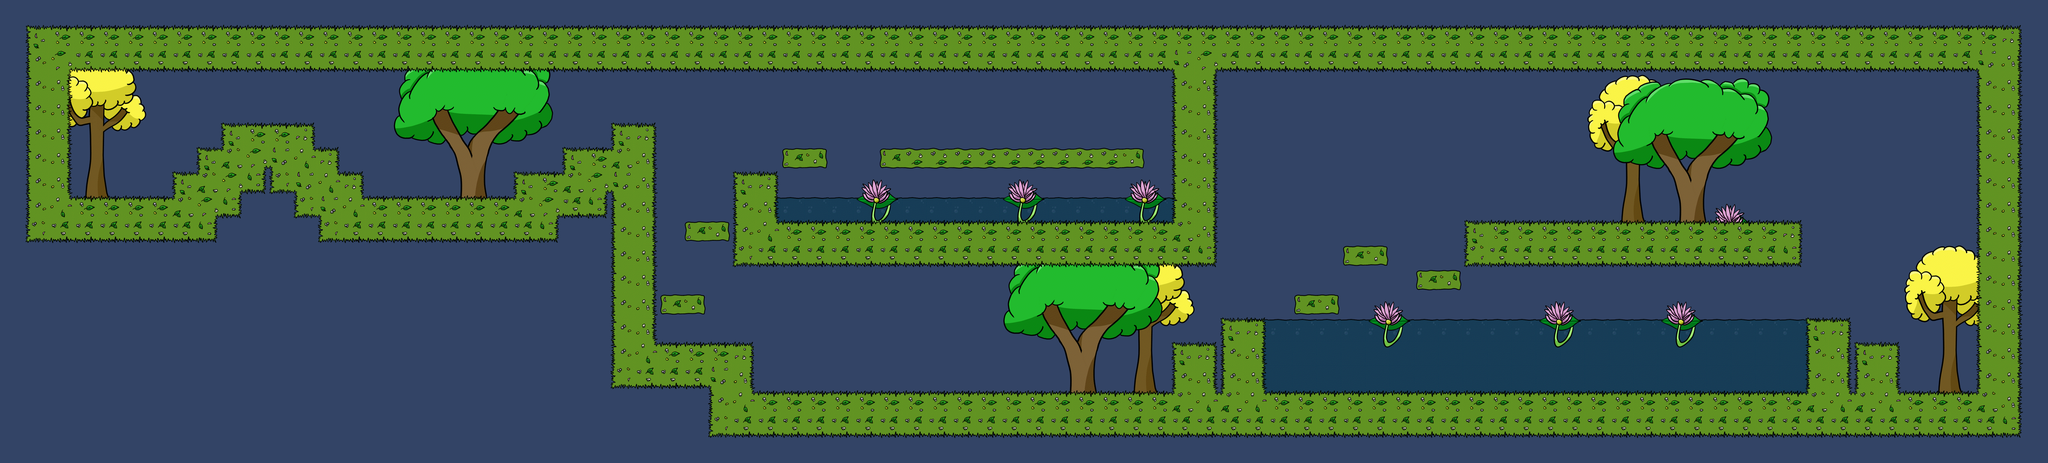

A level layout from a 2D game, rendered from its tile map. Below: a short description, then the map file with tile-grid data replaced by summaries:
An orthogonal 84x19 tile map with 64x64 px tiles, 4 tile layers (a, e_01, e_02, g), 2 tilesets and 57 objects (26x 1, 21x 0, 4x 2, 2x 6, 2x 4, ...).

<map version="1.0" orientation="orthogonal" width="84" height="19" tilewidth="64" tileheight="64" backgroundcolor="#334466">
 <properties>
  <property name="RGB" value="51,68,102" />
 </properties>
 <tileset firstgid="1" name="pack" tilewidth="64" tileheight="64" spacing="2" margin="2">
  <image source="pack_04.png" width="860" height="200" />
 </tileset>
 <tileset firstgid="40" name="pack_e" tilewidth="64" tileheight="64">
  <image source="pack_e_04.png" width="768" height="768" />
 </tileset>
 <layer name="a" width="84" height="19">
  <data>[1596 cells, 132 non-empty, 2 distinct tile ids]</data>
 </layer>
 <layer name="e_01" width="84" height="19">
  <data>[1596 cells, 177 non-empty, 81 distinct tile ids]</data>
 </layer>
 <layer name="e_02" width="84" height="19">
  <data>[1596 cells, 126 non-empty, 56 distinct tile ids]</data>
 </layer>
 <layer name="g" width="84" height="19">
  <data>[1596 cells, 529 non-empty, 15 distinct tile ids]</data>
 </layer>
 <objectgroup name="border" width="84" height="19">
  <object type="0" x="1808" y="588">
   <polyline points="3,2 96,2" />
  </object>
  <object type="0" x="1808" y="626">
   <polyline points="3,2 96,2" />
  </object>
  <object type="1" x="1807" y="592">
   <polyline points="0,-1 0,36" />
  </object>
  <object type="1" x="1907" y="592">
   <polyline points="0,-1 0,36" />
  </object>
  <object type="0" x="1742" y="818">
   <polyline points="3,2 96,2" />
  </object>
  <object type="1" x="1741" y="784">
   <polyline points="0,-1 0,36" />
  </object>
  <object type="1" x="1841" y="784">
   <polyline points="0,-1 0,36" />
  </object>
  <object type="0" x="1742" y="780">
   <polyline points="3,2 96,2" />
  </object>
  <object type="0" x="2064" y="433">
   <polyline points="3,2 96,2" />
  </object>
  <object type="1" x="2063" y="399">
   <polyline points="0,-1 0,36" />
  </object>
  <object type="1" x="2163" y="399">
   <polyline points="0,-1 0,36" />
  </object>
  <object type="0" x="2064" y="395">
   <polyline points="3,2 96,2" />
  </object>
  <object type="0" x="2319" y="432">
   <polyline points="3,2 670,2" />
  </object>
  <object type="1" x="2318" y="398">
   <polyline points="0,-1 0,36" />
  </object>
  <object type="1" x="2992" y="398">
   <polyline points="0,-1 0,36" />
  </object>
  <object type="0" x="2319" y="394">
   <polyline points="3,2 671,3" />
  </object>
  <object type="0" x="3407" y="780">
   <polyline points="3,2 96,2" />
  </object>
  <object type="0" x="3407" y="818">
   <polyline points="3,2 96,2" />
  </object>
  <object type="1" x="3506" y="784">
   <polyline points="0,-1 0,36" />
  </object>
  <object type="1" x="3406" y="784">
   <polyline points="0,-1 0,36" />
  </object>
  <object type="0" x="3536" y="650">
   <polyline points="3,2 96,2" />
  </object>
  <object type="0" x="3536" y="688">
   <polyline points="3,2 96,2" />
  </object>
  <object type="1" x="3635" y="654">
   <polyline points="0,-1 0,36" />
  </object>
  <object type="1" x="3535" y="654">
   <polyline points="0,-1 0,36" />
  </object>
  <object type="0" x="3727" y="715">
   <polyline points="3,2 96,2" />
  </object>
  <object type="0" x="3727" y="753">
   <polyline points="3,2 96,2" />
  </object>
  <object type="1" x="3826" y="719">
   <polyline points="0,-1 0,36" />
  </object>
  <object type="1" x="3726" y="719">
   <polyline points="0,-1 0,36" />
  </object>
  <object type="1" x="3860" y="594">
   <polyline points="0,-1 0,86" />
  </object>
  <object type="0" x="3861" y="590">
   <polyline points="1,1 856,4" />
  </object>
  <object type="0" x="3862" y="679">
   <polyline points="1,2 856,4" />
  </object>
  <object type="1" x="4719" y="596">
   <polyline points="0,-1 0,86" />
  </object>
  <object x="168" y="168">
   <polyline points="0,0 1,364 299,364 297,297 360,298 359,231 423,231 423,169 647,168 647,231 710,232 712,295 777,296 777,358 1192,358 1191,297 1322,296 1321,234 1447,233 1447,169 1544,170 1545,745 1797,745 1796,871 2922,873 2923,747 3015,746 3013,875 3052,873 3051,680 3142,681 3143,872 4582,871 4583,681 4679,681 4680,871 4711,870 4711,743 4807,744 4809,871 5036,873 5033,5 3013,3 3013,517 1772,517 1767,299 1864,299 1863,422 2920,424 2917,3 0,0" />
  </object>
 </objectgroup>
 <objectgroup name="water" width="84" height="19">
  <object type="0" x="2046" y="534">
   <polyline points="0,0 1022,-2" />
  </object>
  <object type="0" x="1876" y="860">
   <polyline points="1460,2 2854,7" />
  </object>
 </objectgroup>
 <objectgroup name="player" width="84" height="19">
  <object type="0" x="192" y="448" width="64" height="64" />
 </objectgroup>
 <objectgroup name="logic" width="84" height="19">
  <object type="1" x="1792" y="640" width="64" height="64">
   <properties>
    <property name="color" value="1" />
   </properties>
  </object>
  <object type="1" x="1792" y="704" width="64" height="64">
   <properties>
    <property name="color" value="1" />
   </properties>
  </object>
  <object type="0" x="2912" y="384" width="64" height="64">
   <properties>
    <property name="color" value="1" />
   </properties>
  </object>
 </objectgroup>
 <objectgroup name="end" width="84" height="19">
  <object type="0" x="5056" y="896" width="64" height="64" />
 </objectgroup>
 <objectgroup name="enemies" width="84" height="19">
  <object type="2" x="1216" y="448" width="64" height="64">
   <properties>
    <property name="left" value="4" />
    <property name="right" value="1" />
   </properties>
  </object>
  <object type="1" x="1088" y="448" width="64" height="64">
   <properties>
    <property name="left" value="2" />
    <property name="right" value="3" />
   </properties>
  </object>
  <object type="1" x="640" y="256" width="64" height="64">
   <properties>
    <property name="left" value="1" />
    <property name="right" value="2" />
   </properties>
  </object>
  <object type="2" x="2624" y="960" width="64" height="64">
   <properties>
    <property name="left" value="10" />
    <property name="right" value="17" />
   </properties>
  </object>
  <object type="1" x="2880" y="960" width="64" height="64">
   <properties>
    <property name="left" value="14" />
    <property name="right" value="2" />
   </properties>
  </object>
  <object type="2" x="2624" y="960" width="64" height="64">
   <properties>
    <property name="left" value="10" />
    <property name="right" value="6" />
   </properties>
  </object>
  <object type="3" x="2240" y="896" width="64" height="64">
   <properties>
    <property name="left" value="4" />
    <property name="right" value="12" />
   </properties>
  </object>
  <object type="6" x="4608" y="512" width="64" height="64" />
  <object type="1" x="4288" y="512" width="64" height="64">
   <properties>
    <property name="left" value="7" />
    <property name="right" value="6" />
   </properties>
  </object>
  <object type="6" x="2624" y="320" width="64" height="64" />
  <object type="4" x="3904" y="448" width="64" height="64">
   <properties>
    <property name="left" value="1" />
    <property name="right" value="12" />
   </properties>
  </object>
  <object type="4" x="2496" y="256" width="64" height="64">
   <properties>
    <property name="left" value="3" />
    <property name="right" value="7" />
   </properties>
  </object>
  <object type="2" x="2496" y="960" width="64" height="64">
   <properties>
    <property name="left" value="8" />
    <property name="right" value="8" />
   </properties>
  </object>
 </objectgroup>
 <objectgroup name="info" width="84" height="19">
  <object type="1" x="2752" y="384" width="64" height="64">
   <properties>
    <property name="text" value="Siembra un árbol, siembra la vida." />
   </properties>
  </object>
  <object type="1" x="1536" y="384" width="64" height="64">
   <properties>
    <property name="text" value="Cuidar es querer... ¡Cuida tu ambiente!" />
   </properties>
  </object>
  </objectgroup>
</map>
<!-- 2 of 57 objects omitted -->
